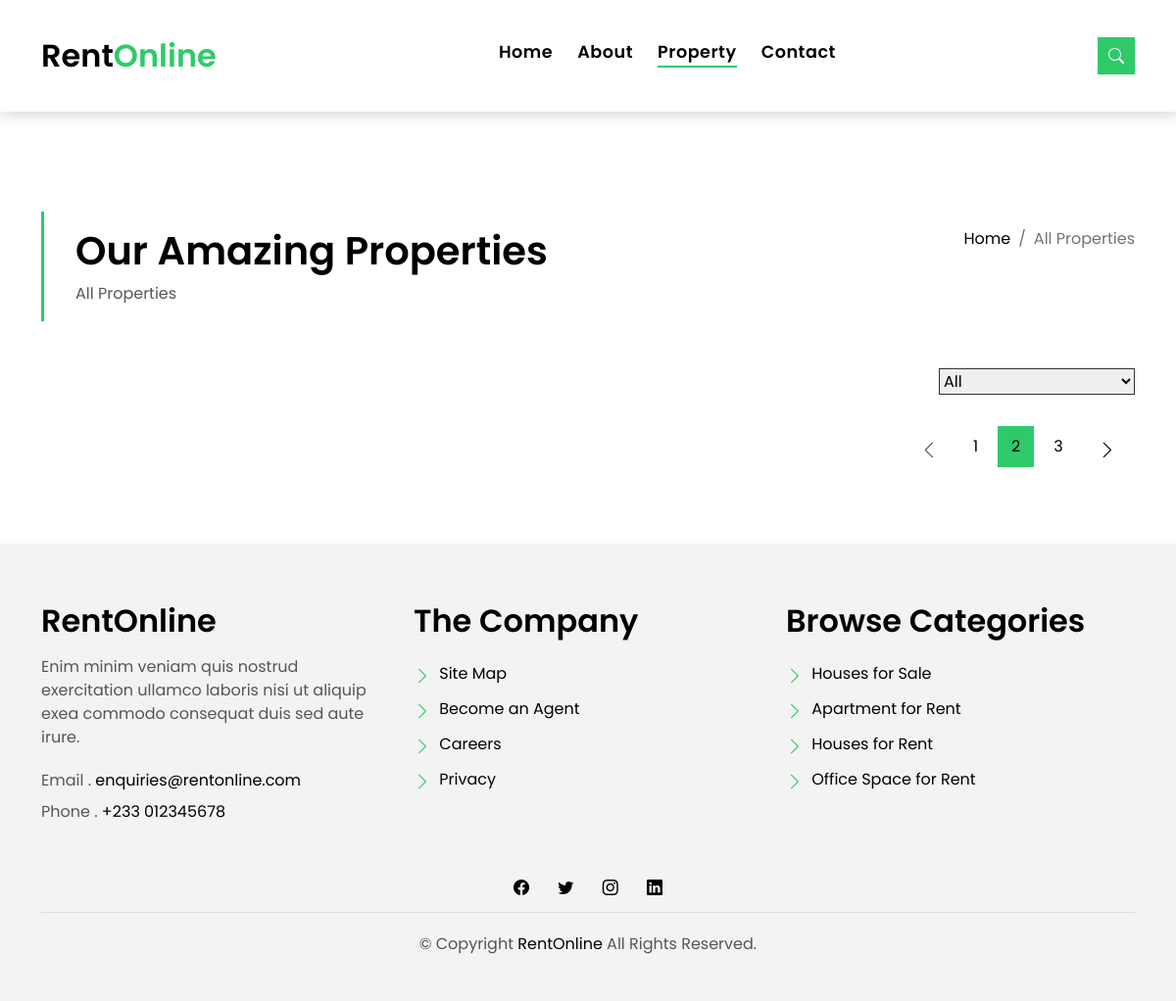
/properties/, run on an earlier commit of the app's database.
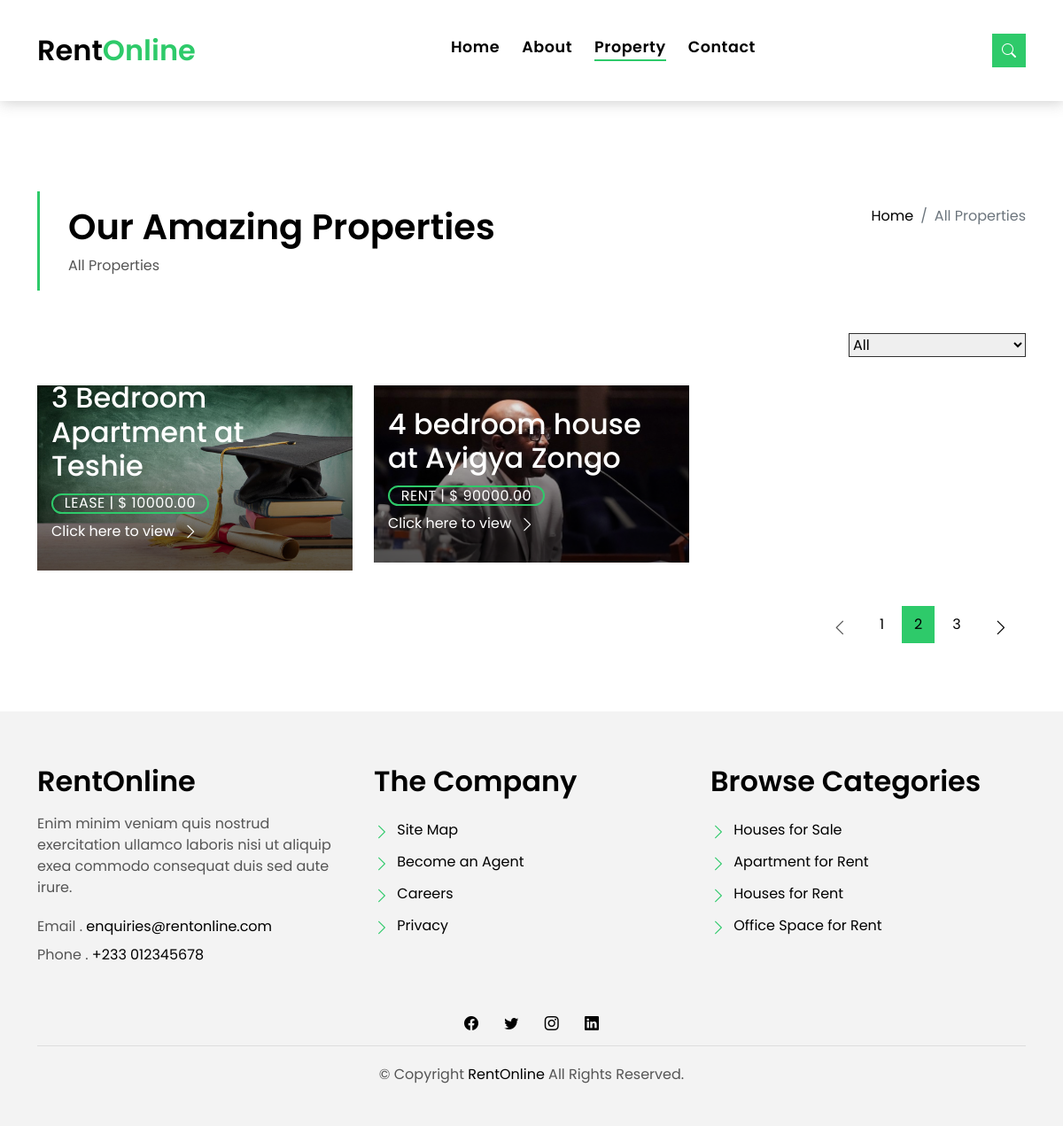
And on a later commit of the database.
### properties/models.py (models this page shows, shortened)
class PropertyDescription(models.Model):
    images = models.ImageField(upload_to='properties/listings/', blank=True)
    has_balcony = models.BooleanField(default=False)
    price_negotiable = models.BooleanField(default=False)
    fully_furnished = models.BooleanField(default=False)
    no_of_rooms = models.IntegerField()
    no_of_baths = models.IntegerField()
    full_property_description = models.TextField()
    floor_area = models.IntegerField(blank=True)
    dimensions = models.CharField(max_length=30)
    reference = models.CharField(max_length=35, blank=True, null=True)
    property_id = models.ForeignKey(Properties, on_delete=models.CASCADE)

class Properties(models.Model):
    PROPERTY_TYPE = [
        ('1', 'Apartment'),
        ('2', 'Land'),
        ('3', 'Full House'),
        ('4', 'Office Space'),
    ]
    LEASE_OPTIONS = [
        ('Rent', 'Rent'),
        ('Sale', 'Sale'),
        ('Lease', 'Lease'),
    ]
    property_title = models.CharField(max_length=60, blank=False)
    location = models.CharField(max_length=30)
    address = models.CharField(max_length=30, null=True)
    property_lease = models.CharField(max_length=100, choices=LEASE_OPTIONS)
    lease_options = models.CharField(max_length=50, blank=True)
    property_type = models.CharField(max_length=15, choices=PROPERTY_TYPE)
    duration = models.IntegerField(blank=True, null=True)
    amount = models.DecimalField(max_digits=15, decimal_places=2, default=0.0)
    owner = models.CharField(max_length=30, null=True)
    added_by = models.ForeignKey(User, on_delete=models.CASCADE)
    creation_date = models.DateTimeField(auto_now_add=True)
    modified_date = models.DateTimeField(auto_now=True)
    """ Model for property description """

### properties/views.py (the view, shortened to what this page needs)
# urls.py: path('', Properties.as_view(), name="all_properties"),
class Properties(View):
    def get(self, request):
        context = {
            'all_properties': 'true',
            'properties': PropertyDescription.objects.all(),
        }
        return render(request, 'properties/all_properties.html', context)

### properties/templates/properties/all_properties.html (shortened to what this page needs)
{% extends 'properties/fragments/base.html' %}
{% block content %}
{% include 'properties/fragments/nav.html' %}
  <main id="main">
    <section class="intro-single">
      <div class="container">
        <div class="row">
          <div class="col-md-12 col-lg-8">
            <div class="title-single-box">
              <h1 class="title-single">Our Amazing Properties</h1>
              <span class="color-text-a">All Properties</span>
            </div>
          </div>
          <div class="col-md-12 col-lg-4">
            <nav aria-label="breadcrumb" class="breadcrumb-box d-flex justify-content-lg-end">
              <ol class="breadcrumb">
                <li class="breadcrumb-item">
                  <a href="#">Home</a>
                </li>
                <li class="breadcrumb-item active" aria-current="page">
                  All Properties
                </li>
              </ol>
            </nav>
          </div>
        </div>
      </div>
    </section>
    <section class="property-grid grid">
      <div class="container">
        <div class="row">
          <div class="col-sm-12">
            <div class="grid-option">
              <form>
                <select class="custom-select">
                  <option selected>All</option>
                </select>
              </form>
            </div>
          </div>
            {% for property in properties %}
          <div class="col-md-4">
            <div class="card-box-a card-shadow">
              <div class="img-box-a">
                <img src="{{ MEDIA_URL }}/media/{{ property.images }}"  alt="" class="img-a img-fluid"/>
              </div>
              <div class="card-overlay">
                <div class="card-overlay-a-content">
                  <div class="card-header-a">
                    <h2 class="card-title-a">
                      <a href="#">{{ property.property_id.property_title }}</a>
                    </h2>
                  </div>
                  <div class="card-body-a">
                    <div class="price-box d-flex">
                      <span class="price-a">{{ property.property_id.property_lease }} | $ {{ property.property_id.amount }}</span>
                    </div>
                    <a href="{% url 'properties:property_details' %}" class="link-a">Click here to view
                      <span class="bi bi-chevron-right"></span>
                    </a>
                  </div>
                </div>
              </div>
            </div>
          </div>
            {% endfor %}
        </div>
        <div class="row">
          <div class="col-sm-12">
            <nav class="pagination-a">
              <ul class="pagination justify-content-end">
                <li class="page-item disabled">
                  <a class="page-link" href="#" tabindex="-1">
                    <span class="bi bi-chevron-left"></span>
                  </a>
                </li>
                <li class="page-item">
                  <a class="page-link" href="#">1</a>
                </li>
                <li class="page-item active">
                  <a class="page-link" href="#">2</a>
                </li>
                <li class="page-item">
                  <a class="page-link" href="#">3</a>
                </li>
                <li class="page-item next">
                  <a class="page-link" href="#">
                    <span class="bi bi-chevron-right"></span>
                  </a>
                </li>
              </ul>
            </nav>
          </div>
        </div>
      </div>
    </section>
  </main>
{% include 'properties/fragments/footer.html' %}
{% endblock %}

### properties/templates/properties/fragments/base.html (shortened to what this page needs)
<!DOCTYPE html>
<html lang="en">
<head>
    {% load static %}
  <link href="{% static 'properties/vendor/animate.css/animate.min.css' %}" rel="stylesheet">
  <link href="{% static 'properties/vendor/bootstrap/css/bootstrap.min.css' %}" rel="stylesheet">
  <link href="{% static 'properties/vendor/bootstrap-icons/bootstrap-icons.css' %}" rel="stylesheet">
  <link href="{% static 'properties/vendor/swiper/swiper-bundle.min.css' %}" rel="stylesheet">
  <link href="{% static 'properties/css/style.css' %}" rel="stylesheet">
</head>
<body>
{% block content %} Body content {% endblock %}
</body>
</html>

### properties/templates/properties/fragments/nav.html (shortened to what this page needs)
  <nav class="navbar navbar-default navbar-trans navbar-expand-lg fixed-top">
    <div class="container">
      <a class="navbar-brand text-brand" href="{% url 'index' %}">Rent<span class="color-b">Online</span></a>
      <div class="navbar-collapse collapse justify-content-center" id="navbarDefault">
        <ul class="navbar-nav">
          <li class="nav-item">
            <a class="nav-link {% if home %} active {% endif %}" href="{% url 'index' %}">Home</a>
          </li>
          <li class="nav-item">
            <a class="nav-link {% if about %} active {% endif %}" href="{% url 'properties:about' %}">About</a>
          </li>
          <li class="nav-item">
            <a class="nav-link {% if all_properties %} active {% endif %}" href="{% url 'properties:all_properties' %}">Property</a>
          </li>
          <li class="nav-item">
            <a class="nav-link {% if contact %} active {% endif %}" href="{% url 'properties:contact' %}">Contact</a>
          </li>
        </ul>
      </div>
      <button type="button" class="btn btn-b-n navbar-toggle-box navbar-toggle-box-collapse" data-bs-toggle="collapse" data-bs-target="#navbarTogglerDemo01">
        <i class="bi bi-search"></i>
      </button>
    </div>
  </nav>

### properties/templates/properties/fragments/footer.html (shortened to what this page needs)
  <section class="section-footer">
    <div class="container">
      <div class="row">
        <div class="col-sm-12 col-md-4">
          <div class="widget-a">
            <div class="w-header-a">
              <h3 class="w-title-a text-brand">RentOnline</h3>
            </div>
            <div class="w-body-a">
              <p class="w-text-a color-text-a">
                Enim minim veniam quis nostrud exercitation ullamco laboris nisi ut aliquip exea commodo consequat duis
                sed aute irure.
              </p>
            </div>
            <div class="w-footer-a">
              <ul class="list-unstyled">
                <li class="color-a">
                  <span class="color-text-a">Email .</span> enquiries@rentonline.com
                </li>
                <li class="color-a">
                  <span class="color-text-a">Phone .</span> +233 012345678
                </li>
              </ul>
            </div>
          </div>
        </div>
        <div class="col-sm-12 col-md-4 section-md-t3">
          <div class="widget-a">
            <div class="w-header-a">
              <h3 class="w-title-a text-brand">The Company</h3>
            </div>
            <div class="w-body-a">
              <div class="w-body-a">
                <ul class="list-unstyled">
                  <li class="item-list-a">
                    <i class="bi bi-chevron-right"></i> <a href="#">Site Map</a>
                  </li>
                  <li class="item-list-a">
                    <i class="bi bi-chevron-right"></i> <a href="#">Become an Agent</a>
                  </li>
                  <li class="item-list-a">
                    <i class="bi bi-chevron-right"></i> <a href="#">Careers</a>
                  </li>
                  <li class="item-list-a">
                    <i class="bi bi-chevron-right"></i> <a href="#">Privacy</a>
                  </li>
                </ul>
              </div>
            </div>
          </div>
        </div>
        <div class="col-sm-12 col-md-4 section-md-t3">
          <div class="widget-a">
            <div class="w-header-a">
              <h3 class="w-title-a text-brand">Browse Categories</h3>
            </div>
            <div class="w-body-a">
              <ul class="list-unstyled">
                <li class="item-list-a">
                  <i class="bi bi-chevron-right"></i> <a href="#">Houses for Sale</a>
                </li>
                <li class="item-list-a">
                  <i class="bi bi-chevron-right"></i> <a href="#">Apartment for Rent</a>
                </li>
                <li class="item-list-a">
                  <i class="bi bi-chevron-right"></i> <a href="#">Houses for Rent</a>
                </li>
                <li class="item-list-a">
                  <i class="bi bi-chevron-right"></i> <a href="#">Office Space for Rent</a>
                </li>
              </ul>
            </div>
          </div>
        </div>
      </div>
    </div>
  </section>
  <footer>
    <div class="container">
      <div class="row">
        <div class="col-md-12">
          <div class="socials-a">
            <ul class="list-inline">
              <li class="list-inline-item">
                <a href="#">
                  <i class="bi bi-facebook" aria-hidden="true"></i>
                </a>
              </li>
              <li class="list-inline-item">
                <a href="#">
                  <i class="bi bi-twitter" aria-hidden="true"></i>
                </a>
              </li>
              <li class="list-inline-item">
                <a href="#">
                  <i class="bi bi-instagram" aria-hidden="true"></i>
                </a>
              </li>
              <li class="list-inline-item">
                <a href="#">
                  <i class="bi bi-linkedin" aria-hidden="true"></i>
                </a>
              </li>
            </ul>
          </div>
          <div class="copyright-footer">
            <p class="copyright color-text-a">
              &copy; Copyright
              <span class="color-a">RentOnline</span> All Rights Reserved.
            </p>
          </div>
        </div>
      </div>
    </div>
  </footer>
  {% load static %}

What changed in the data, as far as the page shows it:
added PropertyDescription: images (picture), property_id.property_title "3 Bedroom Apartment at Teshie", property_id.property_lease "LEASE", property_id.amount "10000.00"
added PropertyDescription: images (picture), property_id.property_title "4 bedroom house at Ayigya Zongo", property_id.property_lease "RENT", property_id.amount "90000.00"
